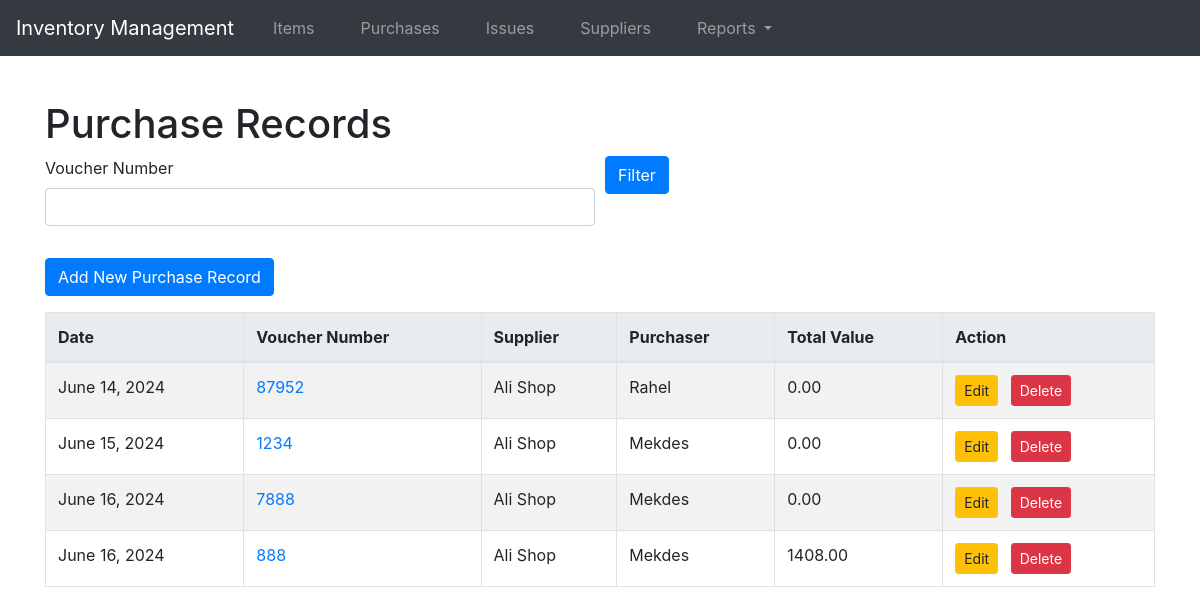
/purchase-records/, run on an earlier commit of the app's database.
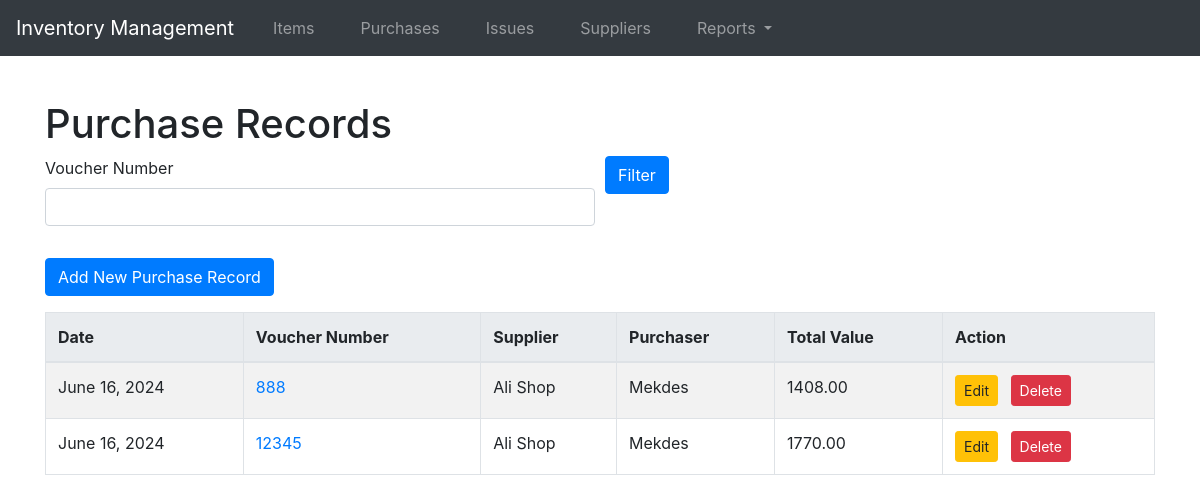
And on a later commit of the database.
### store/models.py (models this page shows, shortened)
class PurchaseRecord(models.Model):
    date = models.DateField(default=timezone.now)
    supplier = models.ForeignKey(Supplier, related_name='supplier', on_delete=models.CASCADE, null=True)
    purchaser = models.CharField(max_length=100)
    voucher_number = models.CharField(max_length=50, unique=True, null=True, db_index=True)
    upload_receipt = models.FileField(upload_to='receipts/', blank=True, null=True)
    total_value = models.DecimalField(max_digits=15, decimal_places=2, default=0.0)

class Supplier(models.Model):
    name = models.CharField(max_length=100, db_index=True)
    contact_person = models.CharField(max_length=100)
    phone_number = models.CharField(max_length=20)
    address = models.CharField(max_length=250)
    tin_number = models.CharField(max_length=10)
    def __str__(self):
        return self.name

### store/views.py (the view)
# urls.py: path('purchase-records/', views.purchase_record_list, name='purchase_record_list'),
def purchase_record_list(request):
    form = PurchaseRecordFilterForm(request.GET or None)
    purchase_records = PurchaseRecord.objects.all()
    for p in purchase_records:
        print(p.total_value)
    if form.is_valid():
        if form.cleaned_data['voucher_number']:
            purchase_records = purchase_records.filter(voucher_number__icontains=form.cleaned_data['voucher_number'])
    return render(request, 'store/purchase_record_list.html', {'purchase_records': purchase_records, 'form': form})

### store/forms.py
class PurchaseRecordFilterForm(forms.Form):
    voucher_number = forms.CharField(required=False, label='Voucher Number')

### store/templates/store/purchase_record_list.html (shortened to what this page needs)
{% extends 'base.html' %}
{% load crispy_forms_tags %}
{% block content %}
<h1>Purchase Records</h1>
<form method="get" class="mb-3">
    <div class="form-row">
        <div class="col">
            {{ form.voucher_number|as_crispy_field }}
        </div>
        <div class="col">
            <button type="submit" class="btn btn-primary">Filter</button>
        </div>
    </div>
</form>
<a href="{% url 'purchase_record_create' %}" class="btn btn-primary mb-3"> Add New Purchase Record</a>
<table class="table table-striped">
    <thead>
        <tr>
            <th>Date</th>
            <th>Voucher Number</th>
            <th>Supplier</th>
            <th>Purchaser</th>
            <th>Total Value</th>
            <th>Action</th>
        </tr>
    </thead>
    <tbody>
        {% for purchase_record in purchase_records %}
        <tr>
            <td>{{ purchase_record.date }}</td>
            <td><a href="{% url 'purchase_record_detail' purchase_record.pk %}">{{ purchase_record.voucher_number }}</a></td>
            <td>{{ purchase_record.supplier }}</td>
            <td>{{ purchase_record.purchaser }}</td>
            <td>{{ purchase_record.total_value }}</td>
            <td>
                <a href="{% url 'purchase_record_edit' purchase_record.pk %}" class="btn btn-warning btn-sm">Edit</a>
                <a href="{% url 'purchase_record_delete' purchase_record.pk %}" class="btn btn-danger btn-sm ml-2">Delete</a>
            </td>
        </tr>
        {% endfor %}
    </tbody>
</table>
{% endblock %}

### store/templates/base.html (shortened to what this page needs)
{% load static %}
<!DOCTYPE html>
<html lang="en">
<head>
    <link rel="stylesheet" href="{% static 'css/style.css' %}">
    <link href="https://stackpath.bootstrapcdn.com/bootstrap/4.5.2/css/bootstrap.min.css" rel="stylesheet">
</head>
<body>
    <nav class="navbar navbar-expand-lg navbar-dark bg-dark">
        <a class="navbar-brand" href="{% url 'dashboard' %}">Inventory Management</a>
        <div class="collapse navbar-collapse" id="navbarNav">
            <ul class="navbar-nav">
                <li class="nav-item"><a class="nav-link" href="{% url 'item_list' %}">Items</a></li>
                <li class="nav-item"><a class="nav-link" href="{% url 'purchase_record_list' %}">Purchases</a></li>
                <li class="nav-item"><a class="nav-link" href="{% url 'issue_record_list' %}">Issues</a></li>
                <li class="nav-item"><a class="nav-link" href="{% url 'supplier_list' %}">Suppliers</a></li>
                <li class="nav-item dropdown">
                    <a class="nav-link dropdown-toggle" href="#" id="navbarDropdownReports" role="button" data-toggle="dropdown" aria-haspopup="true" aria-expanded="false">
                        Reports
                    </a>
                </li>
            </ul>
        </div>
    </nav>
    <div class="container mt-4">
        {% block content %}{% endblock %}
    </div>
</body>
</html>

### store/static/css/style.css (style rules this page uses)
body { font-family: Arial, sans-serif; margin: 0; padding: 0; background-color: #f8f9fa; }
nav ul { list-style-type: none; padding: 0; display: flex; justify-content: center; }
nav ul li { margin: 0 15px; }
nav ul li a { color: white; text-decoration: none; }
.container { padding: 20px; }
table { width: 100%; border-collapse: collapse; margin-bottom: 20px; }
table, th, td { border: 1px solid #dee2e6; }
th, td { padding: 8px; text-align: left; }
th { background-color: #e9ecef; }
a { color: #007bff; text-decoration: none; }

What changed in the data, as far as the page shows it:
removed PurchaseRecord: date "June 14, 2024", voucher_number "87952", supplier "Ali Shop", purchaser "Rahel", total_value "0.00"
removed PurchaseRecord: date "June 15, 2024", voucher_number "1234", supplier "Ali Shop", purchaser "Mekdes", total_value "0.00"
removed PurchaseRecord: date "June 16, 2024", voucher_number "7888", supplier "Ali Shop", purchaser "Mekdes", total_value "0.00"
added PurchaseRecord: date "June 16, 2024", voucher_number "12345", supplier "Ali Shop", purchaser "Mekdes", total_value "1770.00"
